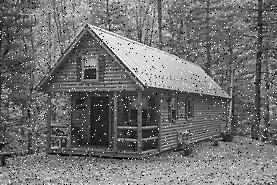
#> input picture assignment3/original_image/noisy_img1.jpg, 277 x 185 px
$ jupyter execute --allow-errors ex3.ipynb
#> lines starting #> are read from the running program, lines starting #| are printed output that depends on the picture
[cell 1]
import pandas as pd
import cv2 as cv
import numpy as np
import matplotlib.pyplot as plt
import math
from IPython.display import Image, display, HTML

print(pd.__version__)
print(cv.__version__)

[cell 2]
# [5 lines of commented-out code are left out]

display(HTML('<h3>Original image</h3>'))
display(Image(filename='./original_image/noisy_img1.jpg'))
display(HTML('<h3>Original image</h3>'))
display(Image(filename='./original_image/noisy_img2.jpg'))

### Smoothing filters

[cell 3]
# def medianFilter(image, image_name, kernel_size):

#     # Apply the averaging filter using cv2.blur()
#     filtered_image = cv.medianBlur(image, kernel_size)

#     cv.imwrite(f'./edited_image/{image_name}_averaging_built-in.jpg', filtered_image)

def averagingFilter(image, image_name, kernel_size):

    img = image.copy()
    w = img.shape[1]
    h = img.shape[0]
    dist_from_border = ((kernel_size+1) // 2) -1

    # dist_from_border, h-dist_from_border-1
    # dist_from_border, w-dist_from_border-1
    for i in range(h):
        for j in range(w):
            sum = 0
            # [5 lines of commented-out code are left out]
            for m in range(- (kernel_size//2), kernel_size // 2 + 1):
                for n in range(- (kernel_size//2), kernel_size // 2 + 1):

                    # Wrapping image to the other size if out of bound
                    row = (i + m) % image.shape[0]
                    col = (j + n) % image.shape[1]
                    sum += image[row, col]

            img[i, j] = sum / (kernel_size*kernel_size)
    # img = np.divide(image, 9).astype(np.uint8)
    cv.imwrite(f'./edited_image/{image_name}_averaging.jpg', img)

def medianFilter(image, image_name, kernel_size):

    img = image.copy()
    w = img.shape[1]
    h = img.shape[0]
    dist_from_border = ((kernel_size+1) // 2) -1

    for i in range(h):
        for j in range(w):
            array = np.array([])
            for m in range(- (kernel_size//2), kernel_size // 2 + 1):
                for n in range(- (kernel_size//2), kernel_size // 2 + 1):

                    # Wrapping image to the other size if out of bound
                    row = (i + m) % image.shape[0]
                    col = (j + n) % image.shape[1]
                    array = np.append(array, image[row, col])


            img[i, j] = np.median(array)

    cv.imwrite(f'./edited_image/{image_name}_median.jpg', img)

[cell 4]
image1 = cv.imread("./original_image/noisy_img1.jpg")
#> image1 is the input picture: shape (185, 277, 3); min 0, max 255, mean 113.3
gray_image1 = cv.cvtColor(image1, cv.COLOR_BGR2GRAY)
image2 = cv.imread("./original_image/noisy_img2.jpg")
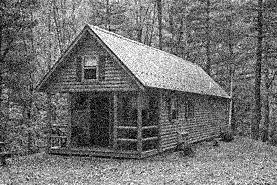
#> input picture assignment3/original_image/noisy_img2.jpg, 277 x 185 px
#> image2 is the input picture: shape (185, 277, 3); min 0, max 255, mean 112.8
gray_image2 = cv.cvtColor(image2, cv.COLOR_BGR2GRAY)

averagingFilter(gray_image1, "noisy_img1", 5)
#> after the loop in averagingFilter, `for i in range(h):`:
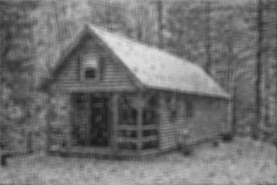
#> img: shape (185, 277); min 26, max 227, mean 112.8
averagingFilter(gray_image2, "noisy_img2", 5)
medianFilter(gray_image1, "noisy_img1", 5)
medianFilter(gray_image2, "noisy_img2", 5)
#> call 2 of medianFilter, with image_name = 'noisy_img2', kernel_size = 5
#> after the loop in medianFilter (call 2), `for i in range(h):`:
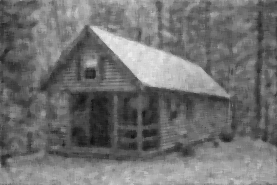
#> img: shape (185, 277); min 17, max 238, mean 112.7

display(HTML('<h3>Averaging filter image1</h3>'))
display(Image(filename=f'./edited_image/noisy_img1_averaging.jpg'))

display(HTML('<h3>Median filter image1</h3>'))
display(Image(filename=f'./edited_image/noisy_img1_median.jpg'))

display(HTML('<h3>Averaging filter image2</h3>'))
display(Image(filename=f'./edited_image/noisy_img2_averaging.jpg'))

display(HTML('<h3>Median filter image2</h3>'))
display(Image(filename=f'./edited_image/noisy_img2_median.jpg'))
